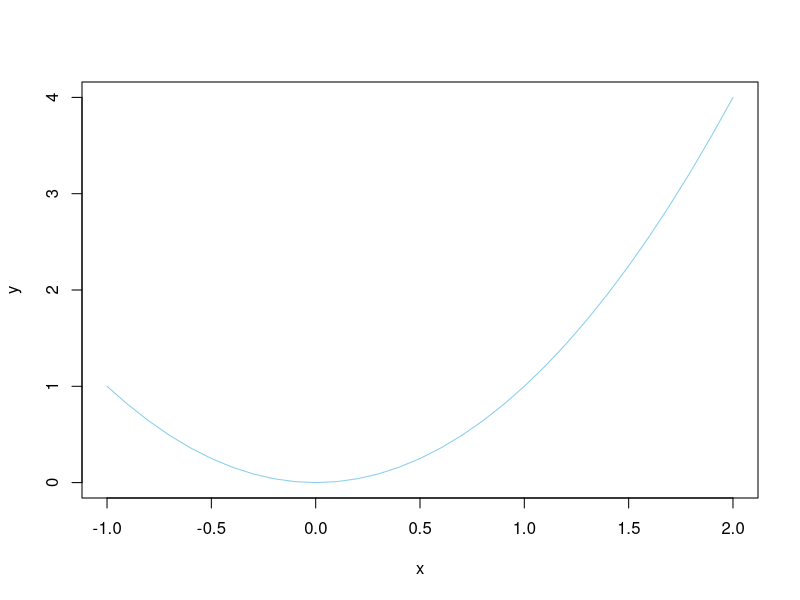

This chart was generated by the following R code:
## ---- chunk 1
knitr::opts_chunk$set(echo = TRUE, prompt = TRUE, comment = '', collapse = TRUE)
## ---- chunk 2
5 + 7
## ---- chunk 3
x <- seq(from = -1, to = 2, by = 0.1)     # specify the vector of x values
y <- x^2                                  # calculate the corresponding y values
plot(x, y, col = "skyblue", type = "l")   # plot the x,y points as a blue line
## ---- chunk 4
x                      # display x

length(x)              # give the length of vector x
